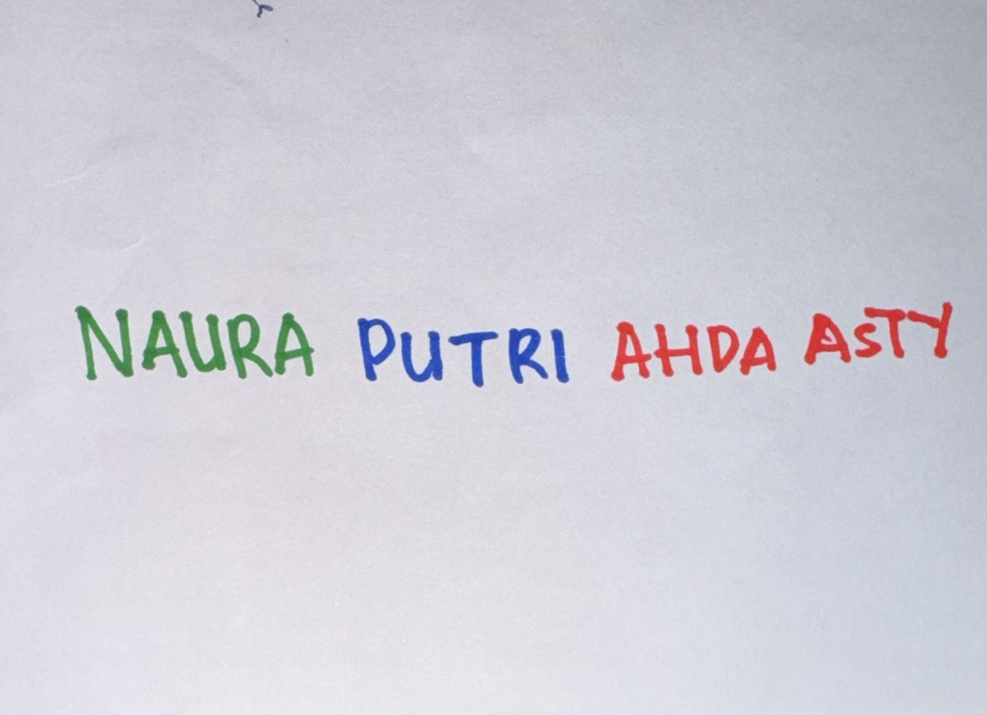
#> input picture tulisan nama.jpeg, 987 x 715 px, shrunk from 1600 x 1158 before the run
$ jupyter execute 'ekstraksi warna tulisan (1).ipynb'
#> lines starting #> are read from the running program, lines starting #| are printed output that depends on the picture; after the words box and inside, x2 and y2 are one past the last pixel; in counts of white or black regions, pixels touching at a corner belong together
[cell 1]
import cv2
import numpy as np
import matplotlib.pyplot as plt

# MEMBACA GAMBAR

[cell 2]
img = cv2.imread('tulisan nama.jpeg')
#> img is the input picture: shape (715, 987, 3); mean B, G, R 214.6, 206.3, 207

# Konversi BGR ke RGB

[cell 3]
rgb = cv2.cvtColor(img, cv2.COLOR_BGR2RGB)

# DETEKSI WARNA HSV

[cell 4]
hsv = cv2.cvtColor(img, cv2.COLOR_BGR2HSV)
#> hsv: shape (715, 987, 3); mean H, S, V 121, 15, 216.5

# AMBANG BATAS WARNA

[cell 5]
# MERAH
lower_red1 = np.array([0, 100, 100])
upper_red1 = np.array([10, 255, 255])

lower_red2 = np.array([160, 100, 100])
upper_red2 = np.array([180, 255, 255])

# HIJAU
lower_green = np.array([40, 50, 50])
upper_green = np.array([80, 255, 255])

# BIRU
lower_blue = np.array([100, 50, 50])
upper_blue = np.array([140, 255, 255])

# MASKING WARNA

[cell 6]
mask_red1 = cv2.inRange(hsv, lower_red1, upper_red1)
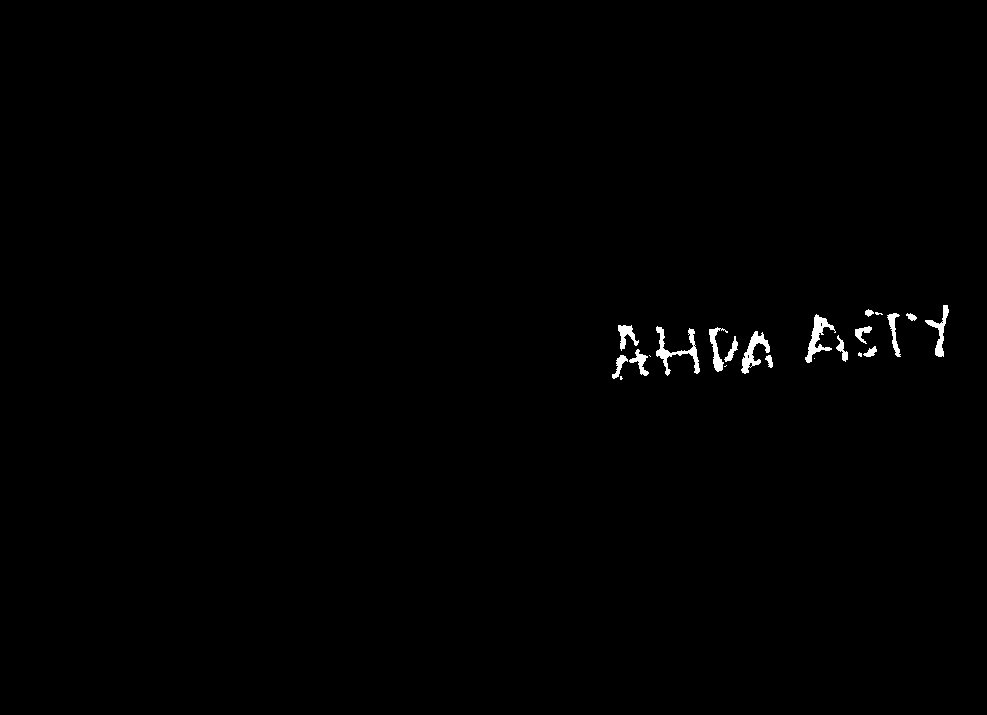
#> mask_red1: shape (715, 987); 0.53% white; 22 white regions (6 under 20 px), largest, box (x1, y1, x2, y2) and area: (656, 326, 700, 376) 576, (805, 314, 836, 363) 502, (741, 331, 770, 374) 466
mask_red2 = cv2.inRange(hsv, lower_red2, upper_red2)
#> mask_red2: shape (715, 987); 0.43% white; 59 white regions (38 under 20 px), largest, box (x1, y1, x2, y2) and area: (815, 314, 851, 362) 433, (865, 308, 908, 358) 361, (752, 328, 776, 370) 290
mask_red = mask_red1 + mask_red2
#> mask_red: shape (715, 987); 0.96% white; 7 white regions, largest, box (x1, y1, x2, y2) and area: (865, 303, 952, 358) 1455, (805, 314, 851, 364) 1145, (612, 322, 651, 381) 1025

mask_green = cv2.inRange(hsv, lower_green, upper_green)
#> mask_green: shape (715, 987); 0.87% white; 5 white regions, box (x1, y1, x2, y2) and area: (76, 306, 133, 379) 1564, (143, 311, 187, 377) 1162, (228, 314, 272, 377) 1153, (180, 312, 226, 372) 1135, (275, 313, 313, 375) 1132
mask_blue = cv2.inRange(hsv, lower_blue, upper_blue)
#> mask_blue: shape (715, 987); 0.8% white; 6 white regions, box (x1, y1, x2, y2) and area: (508, 327, 548, 384) 1382, (400, 330, 444, 383) 1279, (357, 317, 396, 381) 1272, (448, 331, 499, 387) 1010, (551, 328, 570, 383) 645, (259, 5, 272, 14) 60

# HASIL DETEKSI WARNA

[cell 7]
# =========================
# MEMBUAT GAMBAR GRAYSCALE
# =========================

gray = cv2.cvtColor(rgb, cv2.COLOR_RGB2GRAY)

# Ubah grayscale ke RGB
gray_rgb = cv2.cvtColor(gray, cv2.COLOR_GRAY2RGB)

# =========================
# HASIL DETEKSI WARNA
# =========================

# MERAH
result_red = gray_rgb.copy()
result_red[mask_red > 0] = rgb[mask_red > 0]
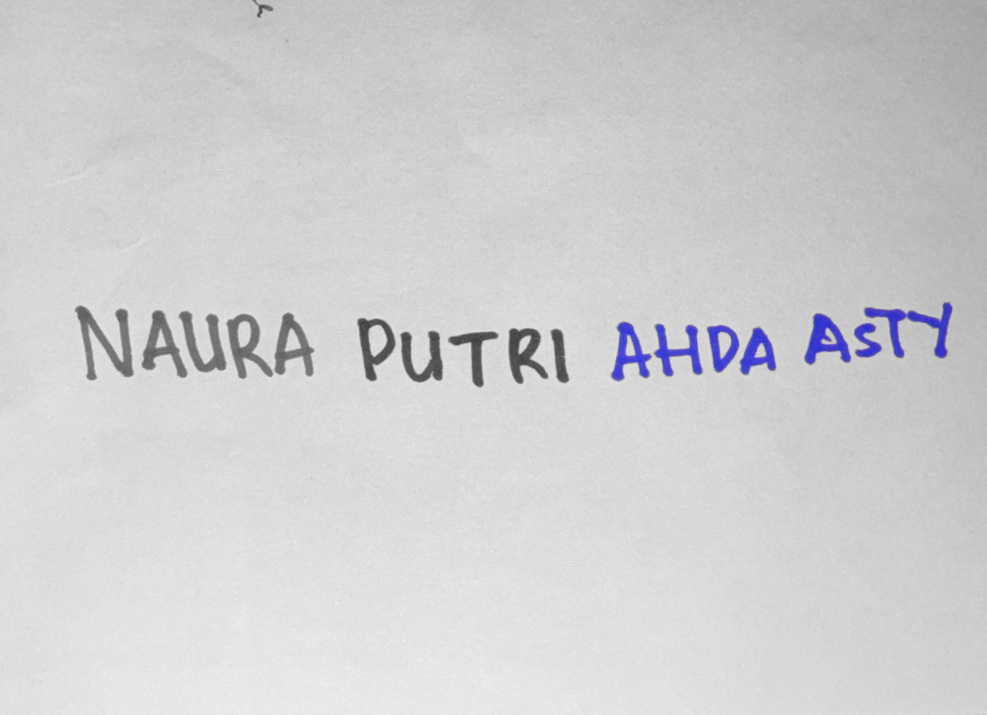
#> result_red: shape (715, 987, 3); mean B, G, R 208.3, 207.1, 207.1

# HIJAU
result_green = gray_rgb.copy()
result_green[mask_green > 0] = rgb[mask_green > 0]
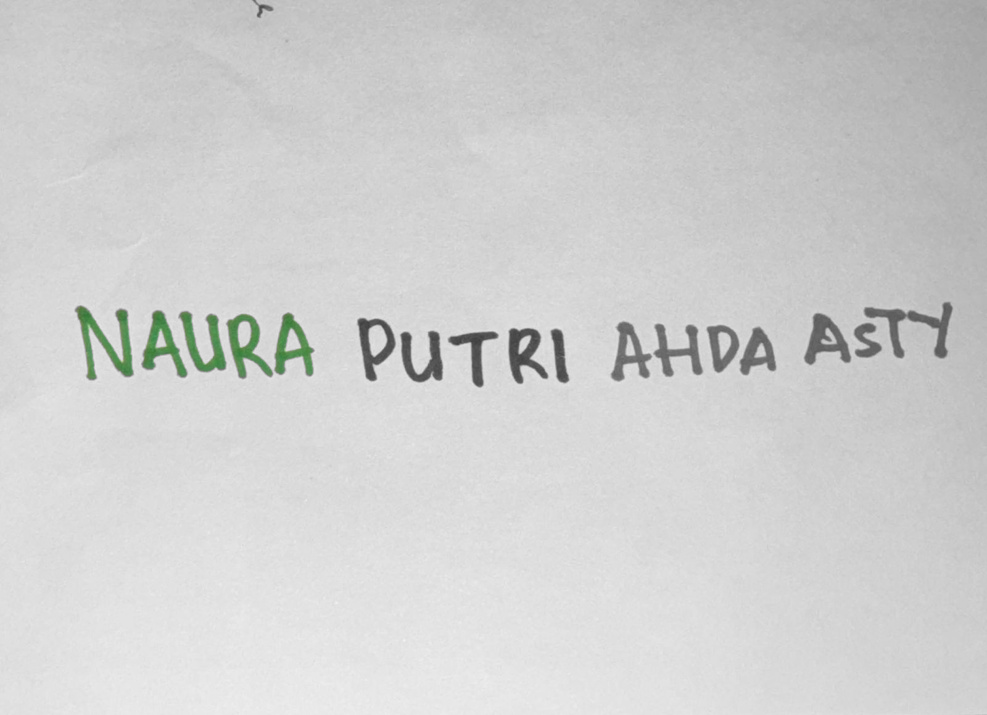
#> result_green: shape (715, 987, 3); mean B, G, R 207.2, 207.6, 207.2

# BIRU
result_blue = gray_rgb.copy()
result_blue[mask_blue > 0] = rgb[mask_blue > 0]
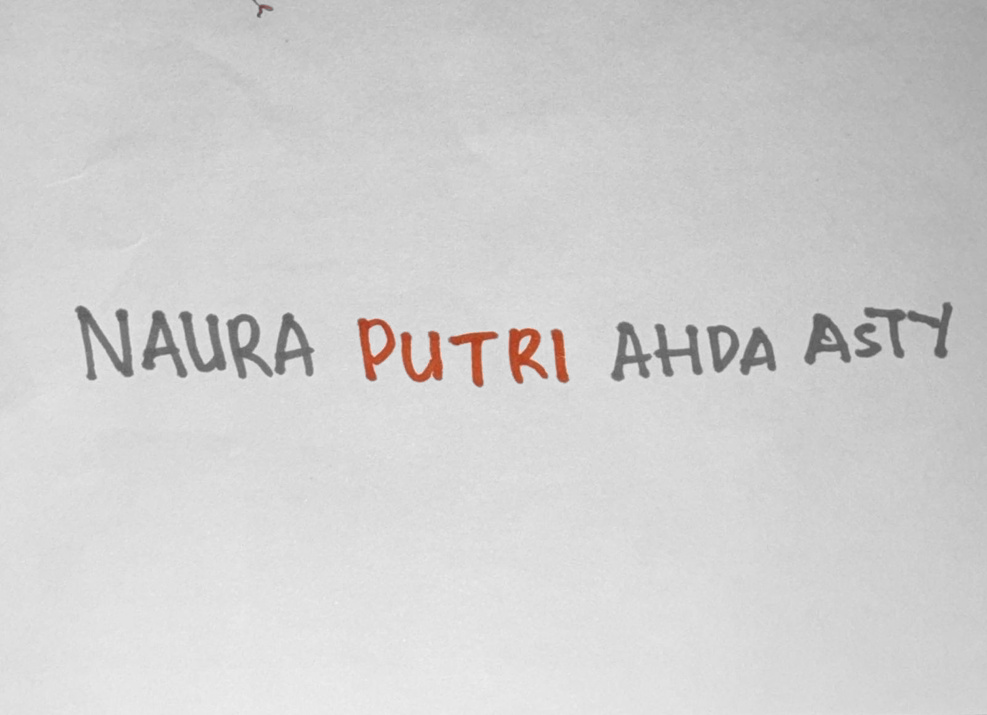
#> result_blue: shape (715, 987, 3); mean B, G, R 207.2, 207.4, 208.1

# =========================
# KATEGORI WARNA
# =========================

# NONE
none = np.zeros_like(gray)

# BLUE
blue_only = cv2.bitwise_and(gray, gray, mask=mask_blue)

# RED-BLUE
mask_red_blue = mask_red + mask_blue
#> mask_red_blue: shape (715, 987); 1.8% white; 13 white regions, largest, box (x1, y1, x2, y2) and area: (865, 303, 952, 358) 1455, (508, 327, 548, 384) 1382, (400, 330, 444, 383) 1279
red_blue = cv2.bitwise_and(gray, gray, mask=mask_red_blue)

# RED-GREEN-BLUE
mask_all = mask_red + mask_green + mask_blue
#> mask_all: shape (715, 987); 2.6% white; 18 white regions, largest, box (x1, y1, x2, y2) and area: (76, 306, 133, 379) 1564, (865, 303, 952, 358) 1455, (508, 327, 548, 384) 1382
all_colors = cv2.bitwise_and(gray, gray, mask=mask_all)

# MENAMPILKAN HASIL

[cell 8]
plt.figure(figsize=(12,8))


# Citra Asli

plt.subplot(2,2,1)

plt.imshow(rgb)

plt.title("Citra Kontras")


# Histogram Biru

plt.subplot(2,2,2)

plt.imshow(result_blue)

plt.title("Histogram Biru")


# Histogram Merah

plt.subplot(2,2,3)

plt.imshow(result_red)

plt.title("Histogram Merah")


# Histogram Hijau

plt.subplot(2,2,4)

plt.imshow(result_green)

plt.title("Histogram Hijau")


plt.tight_layout()

plt.show()
#> figure, not shown here; B, G, R data is drawn as R, G, B


# =========================
# MENAMPILKAN KATEGORI
# =========================

plt.figure(figsize=(10,8))

plt.subplot(2,2,1)
plt.imshow(none, cmap='gray')
plt.title("NONE")

plt.subplot(2,2,2)
plt.imshow(blue_only, cmap='gray')
plt.title("BLUE")

plt.subplot(2,2,3)
plt.imshow(red_blue, cmap='gray')
plt.title("RED-BLUE")

plt.subplot(2,2,4)
plt.imshow(all_colors, cmap='gray')
plt.title("RED-GREEN-BLUE")

plt.tight_layout()
plt.show()
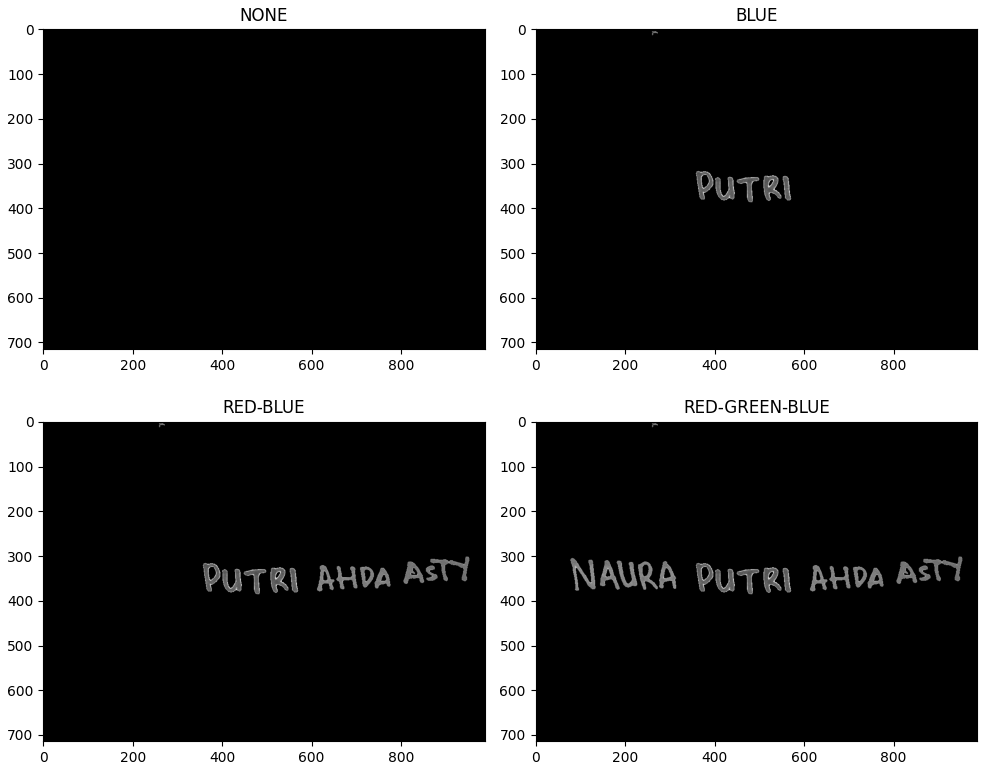
#> figure drawn by matplotlib, 4 panels

# HISTOGRAM

[cell 9]
color = ('r', 'g', 'b')

plt.figure(figsize=(10,5))

for i, col in enumerate(color):
    hist = cv2.calcHist([rgb], [i], None, [256], [0,256])
    plt.plot(hist, color=col)

plt.title("Histogram RGB")
plt.xlabel("Intensitas Piksel")
plt.ylabel("Jumlah Piksel")

plt.show()
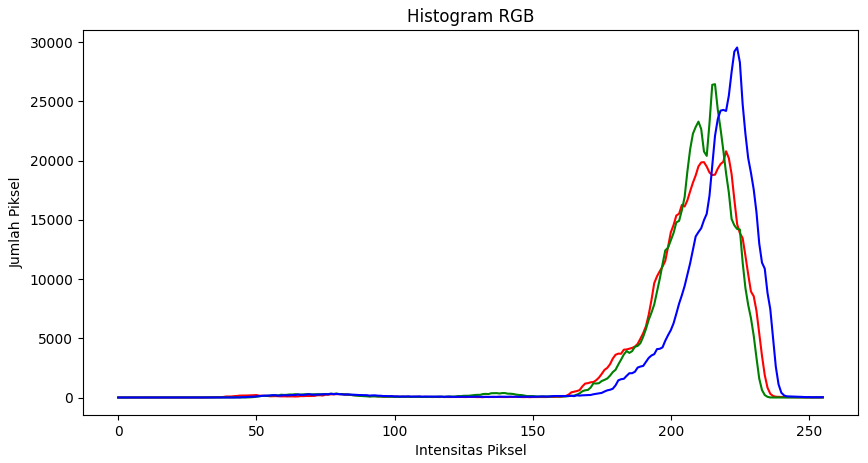
#> figure drawn by matplotlib, 1 panel; curve peaks at x = 220, y = 20794; curve peaks at x = 216, y = 26459; curve peaks at x = 224, y = 29557
